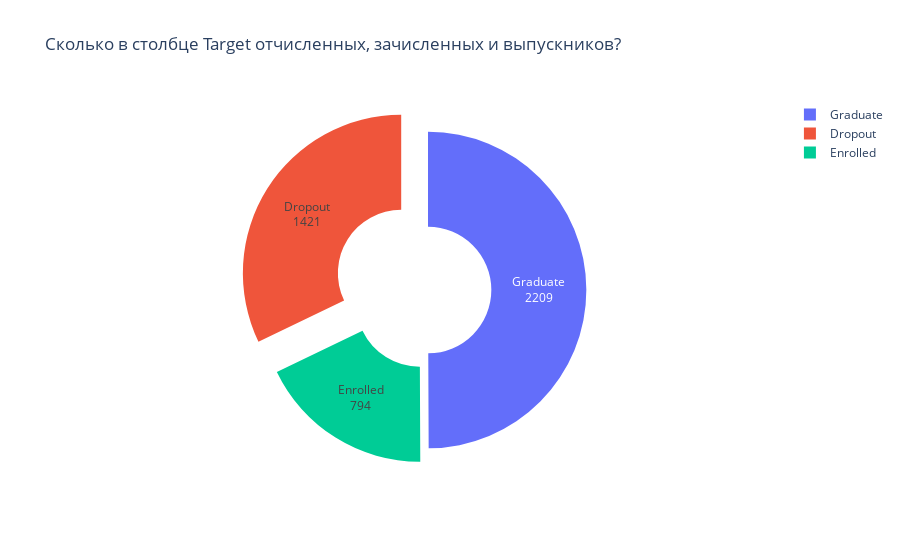

Here is the notebook cell this chart was saved with:
### Code cell
x = new_data['Target'].value_counts().index
y = new_data['Target'].value_counts().values

df = pd.DataFrame({
    'Target': x,
    'Count_T' : y
})

fig = px.pie(df,
             names ='Target',
             values ='Count_T',
            title='Сколько в столбце Target отчисленных, зачисленных и выпускников?')

fig.update_traces(labels=['Graduate','Dropout','Enrolled'], hole=0.4,textinfo='value+label', pull=[0,0.2,0.1])
fig.show()

### Figure 1 — Plotly figure (JSON) as saved in the notebook; plotly's stock layout.template omitted (floating-point values rounded to 4 significant figures)
{"data": [{"domain": {"x": [0, 1], "y": [0, 1]}, "hole": 0.4, "hovertemplate": "Target=%{label}<br>Count_T=%{value}<extra></extra>", "labels": ["Graduate", "Dropout", "Enrolled"], "legendgroup": "", "name": "", "pull": [0, 0.2, 0.1], "showlegend": true, "textinfo": "value+label", "type": "pie", "values": [2209, 1421, 794]}], "layout": {"legend": {"tracegroupgap": 0}, "title": {"text": "Сколько в столбце Target отчисленных, зачисленных и выпускников?"}}}
